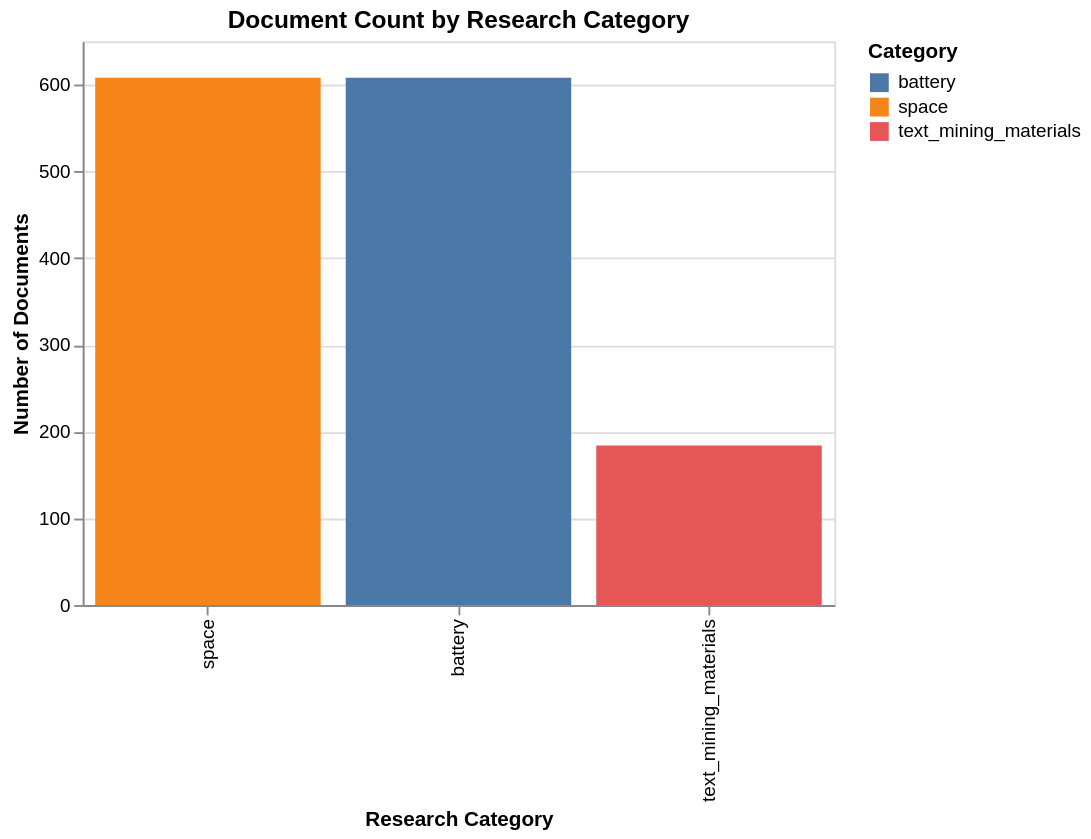

The notebook cell this image was saved under:
### Markdown cell above
---
## Step 4: Exploratory Data Analysis (EDA)

Before running any models, we need to perform exploratory data analysis to understand the structure and content of the dataset. We used **Altair** for all visualizations, as required by the course instructions.

The EDA covers:
- Distribution of documents by category
- Distribution of abstract lengths
- Top 30 most frequent words across the entire corpus
- Word clouds per category to visually compare vocabulary

### Code cell
# --- Chart 1: Category Distribution ---
# This shows how many documents we have per category

cat_counts = df['category'].value_counts().reset_index()
cat_counts.columns = ['category', 'count']

chart_cat = alt.Chart(cat_counts).mark_bar().encode(
    x=alt.X('category:N', title='Research Category', sort='-y'),
    y=alt.Y('count:Q', title='Number of Documents'),
    color=alt.Color('category:N', legend=alt.Legend(title='Category')),
    tooltip=['category', 'count']
).properties(
    title='Document Count by Research Category',
    width=400,
    height=300
)

chart_cat

### Figure 1 — Vega specification as saved in the notebook (floating-point values rounded to 4 significant figures)
{"$schema": "https://vega.github.io/schema/vega/v5.json", "data": [{"name": "source_0"}, {"name": "data_0", "values": [{"category": "space", "count": 608, "count_end": 608.0, "count_start": 0.0}, {"category": "battery", "count": 608, "count_end": 608.0, "count_start": 0.0}, {"category": "text_mining_materials", "count": 184, "count_end": 184.0, "count_start": 0.0}]}, {"name": "source_0_x_domain_category", "values": [{"category": "space", "sort_field": 608}, {"category": "battery", "sort_field": 608}, {"category": "text_mining_materials", "sort_field": 184}]}, {"name": "data_0_color_domain_category", "values": [{"category": "space"}, {"category": "battery"}, {"category": "text_mining_materials"}]}], "marks": [{"type": "rect", "name": "marks", "from": {"data": "data_0"}, "encode": {"update": {"fill": {"field": "category", "scale": "color"}, "tooltip": {"signal": "{\"category\": isValid(datum[\"category\"]) ? datum[\"category\"] : \"\"+datum[\"category\"], \"count\": format(datum[\"count\"], \"\")}"}, "y2": {"field": "count_start", "scale": "y"}, "width": {"signal": "max(0.25, bandwidth('x'))"}, "x": {"field": "category", "scale": "x"}, "y": {"field": "count_end", "scale": "y"}}}, "style": ["bar"]}], "scales": [{"name": "x", "type": "band", "domain": {"data": "source_0_x_domain_category", "field": "category", "sort": {"op": "max", "field": "sort_field", "order": "descending"}}, "range": [0, {"signal": "width"}], "paddingInner": 0.1, "paddingOuter": 0.05}, {"name": "y", "type": "linear", "domain": {"data": "data_0", "fields": ["count_start", "count_end"]}, "range": [{"signal": "height"}, 0], "nice": true, "zero": true}, {"name": "color", "type": "ordinal", "domain": {"data": "data_0_color_domain_category", "field": "category", "sort": true}, "range": "category"}], "axes": [{"scale": "y", "zindex": 0, "aria": false, "minExtent": 0, "gridScale": "x", "domain": false, "orient": "left", "tickCount": {"signal": "ceil(height/40)"}, "maxExtent": 0, "grid": true, "labels": false, "ticks": false}, {"scale": "x", "labelAngle": 270, "orient": "bottom", "labelAlign": "right", "grid": false, "labelBaseline": "middle", "zindex": 0, "title": "Research Category"}, {"scale": "y", "title": "Number of Documents", "orient": "left", "grid": false, "labelOverlap": true, "tickCount": {"signal": "ceil(height/40)"}, "zindex": 0}], "title": {"text": "Document Count by Research Category", "frame": "group"}, "legends": [{"title": "Category", "fill": "color", "symbolType": "square"}], "height": 300, "background": "white", "padding": 5, "width": 400, "style": "cell"}
